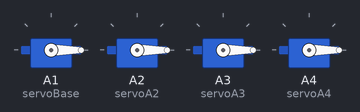
The sketch below on a simulated Arduino Uno, built with avr-gcc and run on an emulated ATmega328P. Parts: 4 × servo.

Above: at 0.1 s.
At 8.1 s:
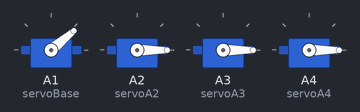
At 18.1 s:
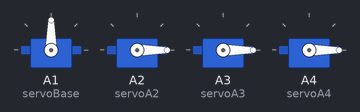
At 36.1 s:
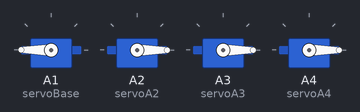
Timing chart, 0 to 37.6 s (numbered marks = the images above):
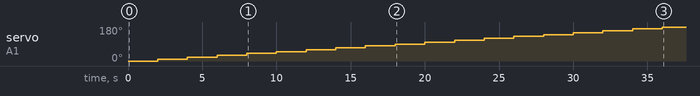

The sketch:

TesteServo.ino
```cpp
#include <Servo.h>

Servo servoBase;
Servo servoA2;
Servo servoA3;
Servo servoA4;

void setup() {
  servoBase.attach(A1);
  servoA2.attach(A2);
  servoA3.attach(A3);
  servoA4.attach(A4);

  servoBase.write(0);
  servoA2.write(0);
  servoA3.write(0);
  servoA4.write(0);
}

void loop() {
  // Control servo on A1
  for (int i = 0; i <= 180; i += 10) {
    servoBase.write(i);
    delay(2000);
  }

  // Control servo on A2
  for (int i = 0; i <= 180; i += 10) {
    servoA2.write(i);
    delay(2000);
  }

  // Control servo on A3
  for (int i = 0; i <= 180; i += 10) {
    servoA3.write(i);
    delay(2000);
  }

  // Control servo on A4
  for (int i = 0; i <= 180; i += 10) {
    servoA4.write(i);
    delay(2000);
  }
}
```

Measured:
- by itself, servo on A1 (servoBase): moves from 0° to 180° over 34.0 s
